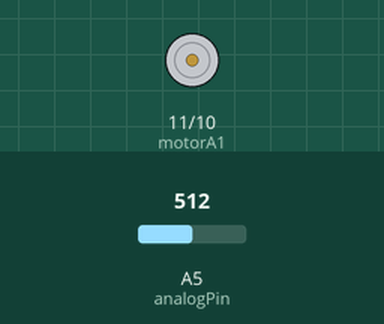
This sketch was run on a simulated Arduino Uno, built with avr-gcc and run on an emulated ATmega328P. Parts: motor-driver pin pairs drawn as motors (green arrow = first pin HIGH = forward, orange = second pin HIGH = backward, longer = more drive). The inputs (shaded band) are chosen by the test bench; at power-on: A5 (analogPin) = 512.

Above: at 1.2 s.
1.3 s: A5 (analogPin) set to 597
2.8 s: A5 (analogPin) set to 628
At 3.5 s:
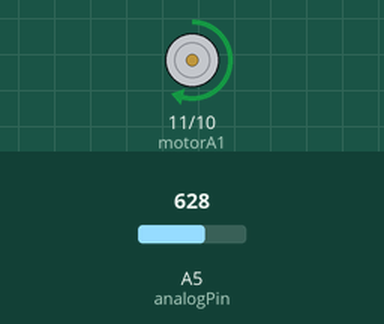
4.3 s: A5 (analogPin) set to 900
At 4.7 s:
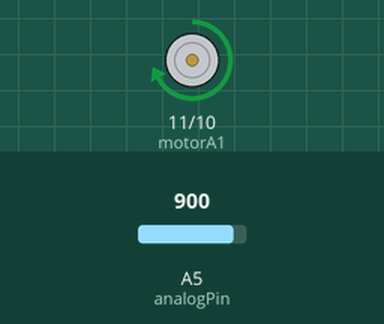
5.8 s: A5 (analogPin) set to 306
At 7.0 s:
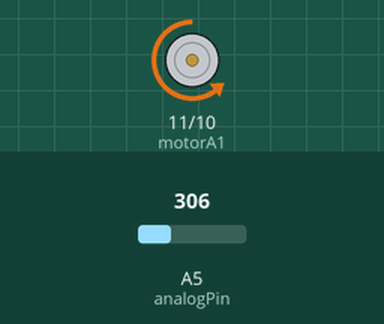
7.3 s: A5 (analogPin) set to 122
At 8.1 s:
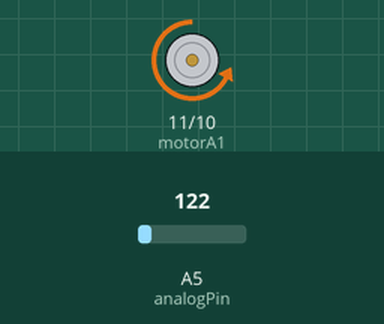
Timing chart, 0 to 9.8 s (numbered marks = the images above; inputs shaded):
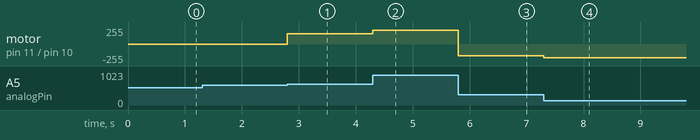

The sketch:

Temp-More_Prob3.ino
```cpp
#include <Car_Library.h>

int analogPin = A5;

int motorA1 = 11;
int motorA2 = 10;

void setup() {
  // put your setup code here, to run once:
  Serial.begin(9600);

  pinMode(motorA1, OUTPUT);
  pinMode(motorA2, OUTPUT);
}

void loop() {
  // put your main code here, to run repeatedly:
  int val;

  val = potentiometer_Read(analogPin);

  val = (val / 25.5) - 5;

  if(val > 0)
  {
    motor_forward(motorA1, motorA2, ((val+5)*25.5));
  }
  else if(val < 0)
  {
    val = abs(val);
    motor_backward(motorA1, motorA2, ((val+5)*25.5));
  }
  else
  {
    motor_hold(motorA1, motorA2);
  }
}
```

Car_Library.h
```cpp
/*
    Function_Library.h - Library for Future Car Arduino function
    Created by SKKU Automation LAB, November 12, 2022
*/
#ifndef Car_Lib_h
#define Car_Lib_h

float ultrasonic_distance(int trigPin, int echoPin);
int potentiometer_Read(int pin);

void motor_forward(int IN1, int IN2, int speed);
void motor_backward(int IN1, int IN2, int speed);
void motor_hold(int IN1, int IN2);


#endif
```

Measured:
- the behaviour switches between 611 and 612 on A5 (analogPin) (found by bisection; images 0 and 1)
- after the input at 1.3 s, every drawn part: stays the same
- after the input at 2.8 s, motor on pin 11 (motorA1) / pin 10 (motorA2): stopped → forward 153/255 at once
- after the input at 4.3 s, motor on pin 11 (motorA1) / pin 10 (motorA2): forward 153/255 → forward 204/255 at once
- after the input at 5.8 s, motor on pin 11 (motorA1) / pin 10 (motorA2): forward 204/255 → backward 178/255 at once
- after the input at 7.3 s, motor on pin 11 (motorA1) / pin 10 (motorA2): backward 178/255 → backward 204/255 at once
